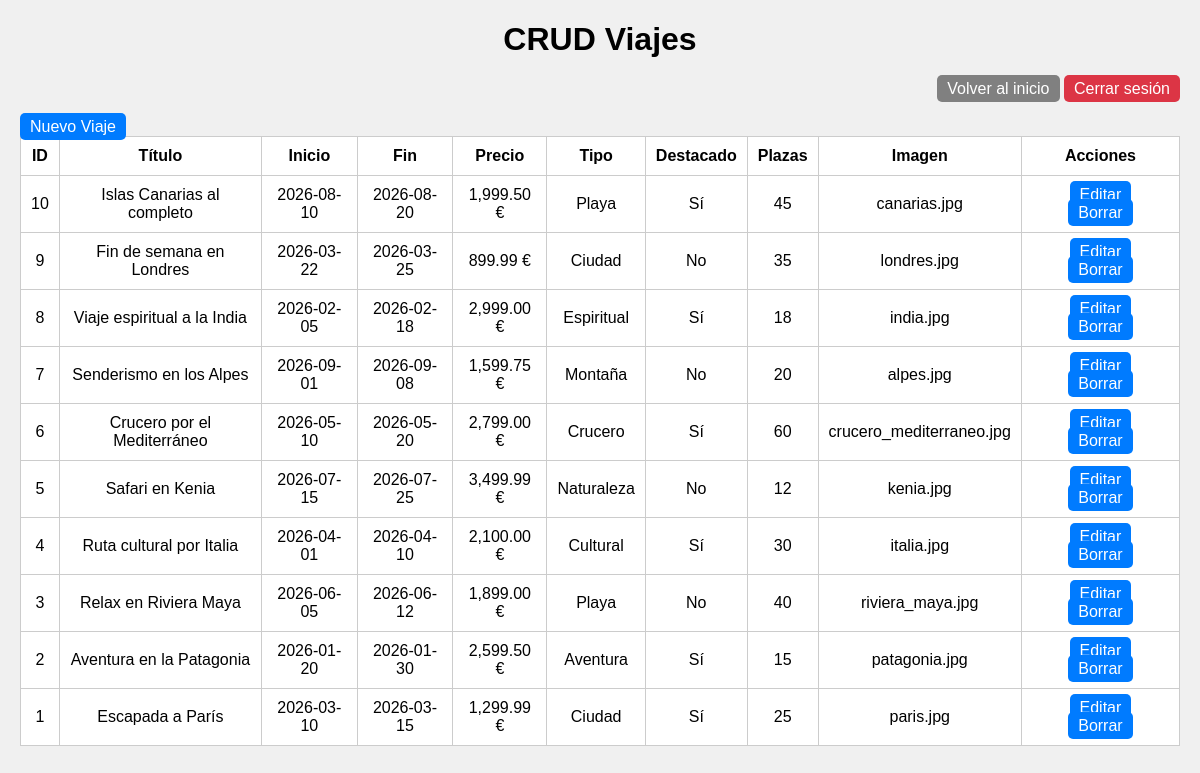
/app/admin/crud.php, run on the app's committed database.
### tables this page shows
CREATE TABLE viajes (
	id_viaje INT AUTO_INCREMENT PRIMARY KEY,
	titulo VARCHAR(100) NOT NULL,
	descripcion TEXT NOT NULL,
	fecha_inicio DATE NOT NULL,
	fecha_fin DATE NOT NULL,
	precio DECIMAL(10, 2) NOT NULL,
	destacado boolean NOT NULL,
	tipo_de_viaje VARCHAR(50) NOT NULL,
	plazas INT NOT NULL,
	imagen VARCHAR(255) NOT NULL
);

### app/admin/crud.php (the view, shortened to what this page needs)
<?php
include "../clases/conexion.php";
$action = $_GET["action"] ?? "list";
$stmt = $conn->query("SELECT * FROM viajes ORDER BY id_viaje DESC");
$viajes = $stmt->fetchAll(PDO::FETCH_ASSOC);
?>
<!DOCTYPE html>
<html>
    <head>
    </head>
    <body>
        <h1>CRUD Viajes</h1>
    <div style="text-align:right; margin-bottom:20px;">
        <a href="../public/index.php" class="button" style="background:grey;">Volver al inicio</a>
        <a href="crud.php?action=logout" class="button" style="background:#dc3545;">Cerrar sesión</a>
    </div>
    <?php if ($action === "list"): ?>
        <a href="crud.php?action=create" class="button">Nuevo Viaje</a>
        <table>
            <tr>
                <th>ID</th><th>Título</th><th>Inicio</th><th>Fin</th><th>Precio</th><th>Tipo</th><th>Destacado</th><th>Plazas</th><th>Imagen</th><th>Acciones</th>
            </tr>
            <?php foreach ($viajes as $v): ?>
                <tr>
                    <td><?= $v["id_viaje"] ?></td>
                    <td><?= htmlspecialchars($v["titulo"]) ?></td>
                    <td><?= $v["fecha_inicio"] ?></td>
                    <td><?= $v["fecha_fin"] ?></td>
                    <td><?= number_format($v["precio"], 2) ?> €</td>
                    <td><?= htmlspecialchars($v["tipo_de_viaje"]) ?></td>
                    <td><?= $v["destacado"] ? "Sí" : "No" ?></td>
                    <td><?= $v["plazas"] ?></td>
                    <td><?= htmlspecialchars($v["imagen"]) ?></td>
                    <td class="actions">
                        <a href="crud.php?action=edit&id=<?= $v["id_viaje"] ?>" class="button">Editar</a>
                        <a href="crud.php?action=delete&id=<?= $v["id_viaje"] ?>" class="button" onclick="return confirm('¿Seguro que quieres borrar?')">Borrar</a>
                    </td>
                </tr>
            <?php endforeach; ?>
        </table>
    <?php endif; ?>
</body>
</html>

### app/admin/crud.php (style rules this page uses)
body { font-family: Arial; margin: 20px; background:#f0f0f0; }
h1 { text-align: center; }
table { border-collapse: collapse; width: 100%; background:#fff; }
th, td { padding: 10px; border: 1px solid #ccc; text-align:center; }
a.button { padding: 5px 10px; background:#007BFF; color:white; text-decoration:none; border-radius:5px; }
.actions a { margin: 0 5px; }

### data on the page
viajes: id_viaje "10", titulo "Islas Canarias al completo", fecha_inicio "2026-08-10", fecha_fin "2026-08-20", precio "1,999.50", tipo_de_viaje "Playa", destacado "Sí", plazas "45", imagen "canarias.jpg"
viajes: id_viaje "9", titulo "Fin de semana en Londres", fecha_inicio "2026-03-22", fecha_fin "2026-03-25", precio "899.99", tipo_de_viaje "Ciudad", destacado "No", plazas "35", imagen "londres.jpg"
viajes: id_viaje "8", titulo "Viaje espiritual a la India", fecha_inicio "2026-02-05", fecha_fin "2026-02-18", precio "2,999.00", tipo_de_viaje "Espiritual", destacado "Sí", plazas "18", imagen "india.jpg"
viajes: id_viaje "7", titulo "Senderismo en los Alpes", fecha_inicio "2026-09-01", fecha_fin "2026-09-08", precio "1,599.75", tipo_de_viaje "Montaña", destacado "No", plazas "20", imagen "alpes.jpg"
viajes: id_viaje "6", titulo "Crucero por el Mediterráneo", fecha_inicio "2026-05-10", fecha_fin "2026-05-20", precio "2,799.00", tipo_de_viaje "Crucero", destacado "Sí", plazas "60", imagen "crucero_mediterraneo.jpg"
viajes: id_viaje "5", titulo "Safari en Kenia", fecha_inicio "2026-07-15", fecha_fin "2026-07-25", precio "3,499.99", tipo_de_viaje "Naturaleza", destacado "No", plazas "12", imagen "kenia.jpg"
viajes: id_viaje "4", titulo "Ruta cultural por Italia", fecha_inicio "2026-04-01", fecha_fin "2026-04-10", precio "2,100.00", tipo_de_viaje "Cultural", destacado "Sí", plazas "30", imagen "italia.jpg"
viajes: id_viaje "3", titulo "Relax en Riviera Maya", fecha_inicio "2026-06-05", fecha_fin "2026-06-12", precio "1,899.00", tipo_de_viaje "Playa", destacado "No", plazas "40", imagen "riviera_maya.jpg"
viajes: id_viaje "2", titulo "Aventura en la Patagonia", fecha_inicio "2026-01-20", fecha_fin "2026-01-30", precio "2,599.50", tipo_de_viaje "Aventura", destacado "Sí", plazas "15", imagen "patagonia.jpg"
viajes: id_viaje "1", titulo "Escapada a París", fecha_inicio "2026-03-10", fecha_fin "2026-03-15", precio "1,299.99", tipo_de_viaje "Ciudad", destacado "Sí", plazas "25", imagen "paris.jpg"
